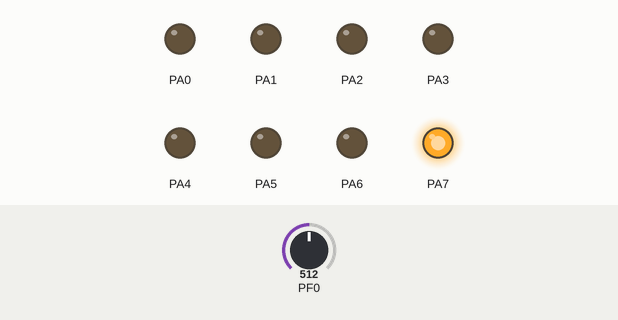
Recording of a program running on a simulated ATmega128, built with avr-gcc and emulated at 8 MHz. Parts: output pins drawn as LEDs (lit = HIGH). Inputs (shaded band) come from the test bench; at power-on: PF0 = 512.

Above: at 1.3 s.
1.4 s: PF0 set to 516
At 2.0 s:
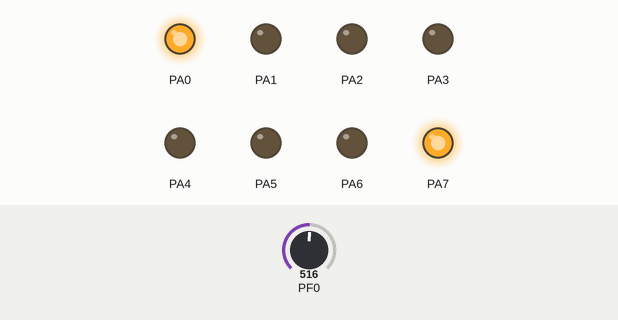
3.0 s: PF0 set to 511
At 4.2 s:
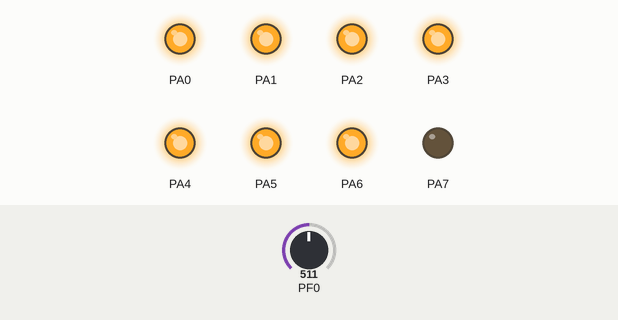
4.5 s: PF0 set to 306
At 5.6 s:
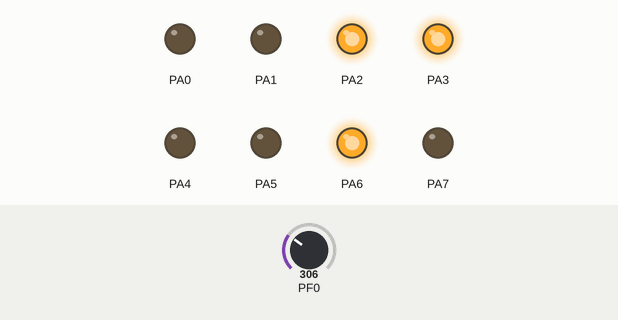
6.0 s: PF0 set to 303
At 6.8 s:
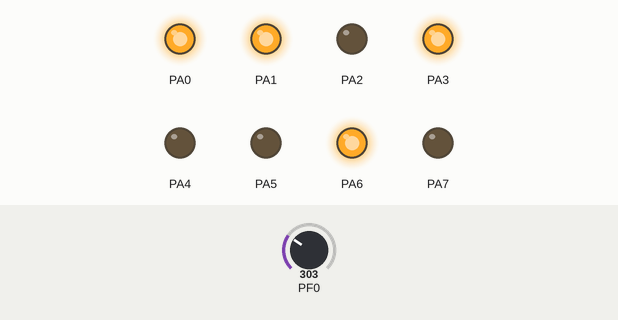
7.5 s: PF0 set to 122
At 8.0 s:
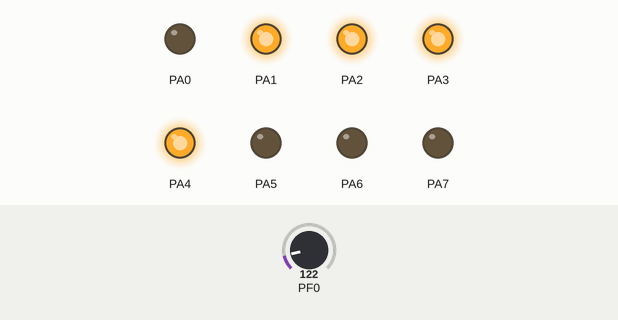
Timing chart, 0 to 10.0 s (numbered marks = the images above; inputs shaded):
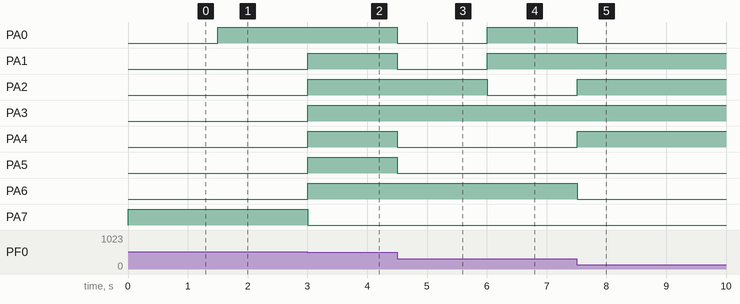

Measured:
- the behaviour switches between 515 and 516 on PF0 (found by bisection; images 0 and 1)
- the behaviour switches between 304 and 303 on PF0 (found by bisection; images 3 and 4)
- after the input at 1.4 s, PA0: LOW → HIGH after 0.10 s
- after the input at 3.0 s, PA1–6: LOW → HIGH at once; PA7: HIGH → LOW at once
- after the input at 4.5 s, PA0, PA1, PA4, PA5: HIGH → LOW at once
- after the input at 6.0 s, PA0, PA1: LOW → HIGH at once; PA2: HIGH → LOW at once
- after the input at 7.5 s, PA0, PA6: HIGH → LOW at once; PA2, PA4: LOW → HIGH at once

The program:

main.c
```c
/*
 * Opdracht B2.c
 *
 * Created: 1-3-2018 20:37:21
 * Author : jaapj
 */

#include "toolbox.h"
#include <avr/io.h>

void initAdc() {
	// ADC ref. spanning op internal 2.56V ref met external capacitor at AREF pin
	// 'hoge byte gevuld' en ADC0 aanzetten
	ADMUX = 0b11100000;

	// enable, start en zonder freerunning en /64
	ADCSRA = 0b10000110;
}

int main(void)
{
	// Alle poorten op F naar input voor de adc
	DDRF = 0x00;

	// A en B voor het aanzetten van lampjes, dus output van adc
	DDRA = 0xFF;

	initAdc();

    while (1)
    {
		ADCSRA |= BIT(6);
		while (ADCSRA & BIT(6));
		PORTA = ADCH;
		wait (500);
    }
}
```

toolbox.c
```c
/*
 * toolbox.c
 *
 * Created: 7-2-2018 19:24:10
 *  Author: Jaap-Jan
 */
#include "toolbox.h"

void wait( int ms )
{
	for (int i=0; i<ms; i++)
	{
		_delay_ms( 1 );		// library function (max 30 ms at 8MHz)
	}
}
```

toolbox.h
```c
/*
 * toolbox.h
 *
 * Created: 7-2-2018 19:25:47
 *  Author: Jaap-Jan
 */


#ifndef TOOLBOX_H_
#define TOOLBOX_H_

#define true 1
#define false 1

#define F_CPU 8000000
#define BIT(x) (1 << (x))

#include <avr/io.h>
#include <util/delay.h>

void wait(int ms);


#endif /* TOOLBOX_H_ */
```
